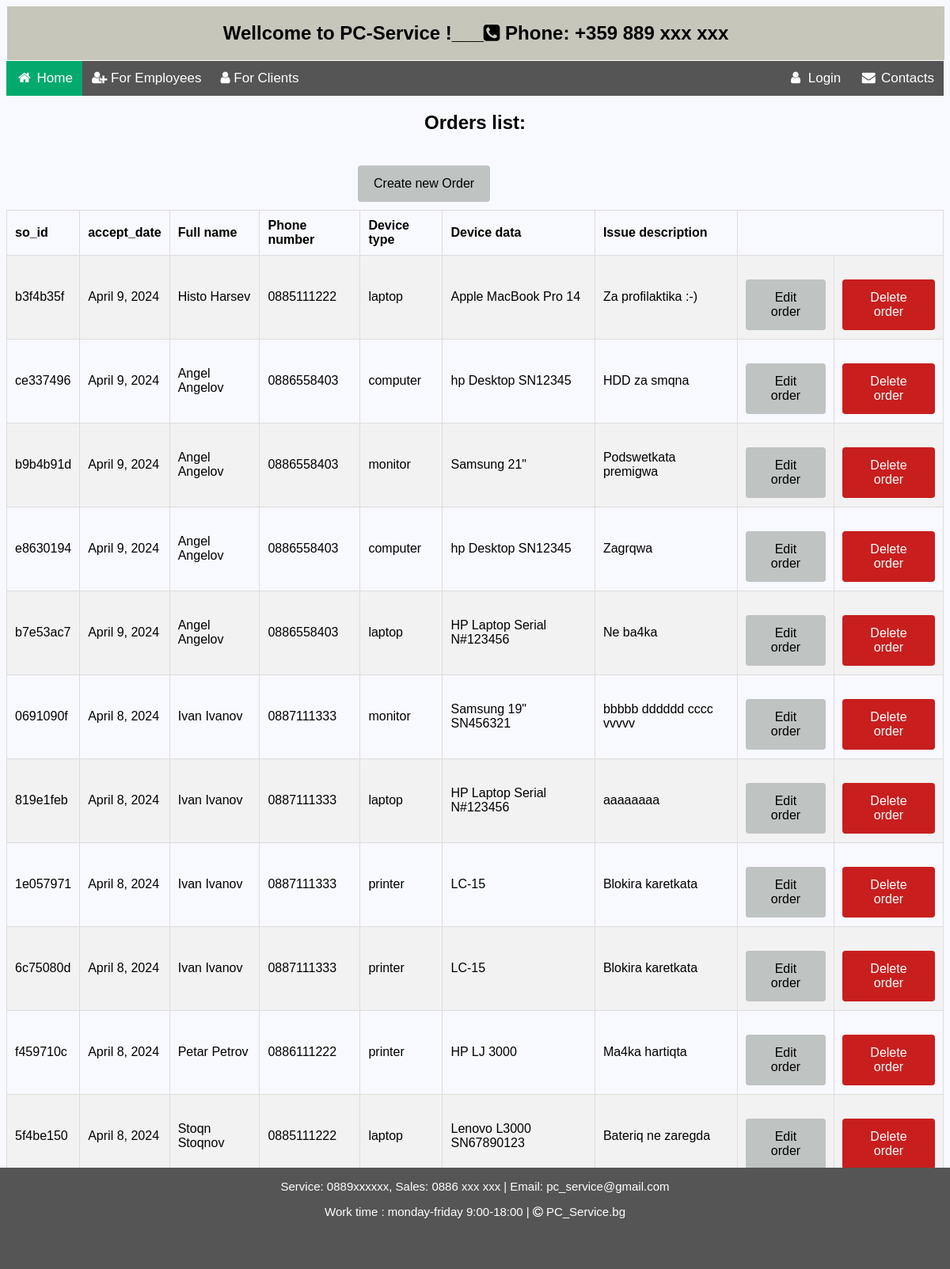
Screenshot of /reception/orders-list/ with the database file from the repository.
### sm_system/reception/models.py (models this page shows, shortened)
class ServiceOrder(models.Model):
    ORDER_STATUS = (
        ('open', 'Open'),
        ('in_progress', 'In progress'),
        ('completed', 'Completed'),
        ('closed', 'Closed')
    )
    DEVICE_TYPE = (
        ('computer', 'Computer'),
        ('laptop', 'Laptop'),
        ('monitor', 'Monitor'),
        ('printer', 'Printer')
    )
    SK_MAX_LEN = 20
    DEVICE_TYPE_MAX_LEN = 20
    DEVICE_DATA_MAX_LEN = 200
    PRICE_MAX_LENGTH = 10
    ISSUE_MAX_LEN = 300
    RESOLUTION_MAX_LEN = 300
    STATUS_MAX_LEN = 20
    so_id = models.CharField(
        max_length=SK_MAX_LEN,
        unique=True,
        default=generate_unique_id,
        editable=False,
    )
    accept_date = models.DateField(
        blank=False,
        null=False,
        default=date.today,
    )
    close_date = models.DateField(
        blank=True,
        null=True,
        default=date.today
    )
    client = models.ForeignKey(Client, on_delete=models.DO_NOTHING, null=False, blank=False, default=last_client())
    technician = models.ForeignKey(SmsUser, on_delete=models.DO_NOTHING, null=True, blank=True)
    device_type = models.CharField(
        max_length=DEVICE_TYPE_MAX_LEN,
        choices=DEVICE_TYPE,
        null=False,
        blank=False,
    )
    device_data = models.CharField(
        max_length=DEVICE_DATA_MAX_LEN,
        null=False,
        blank=False,
    )
    issue_description = models.TextField(
        max_length=ISSUE_MAX_LEN,
    )
    status = models.CharField(
        max_length=STATUS_MAX_LEN,
        choices=ORDER_STATUS,
        default='Open',
    )
    class Meta:
        ordering = ('-pk',)

### sm_system/clients/models.py (models this page shows)
class Client(models.Model):
    use_in_migration = True
    FIRST_NAME_MIN_LEN = 2
    FIRST_NAME_MAX_LEN = 30
    LAST_NAME_MIN_LEN = 2
    LAST_NAME_MAX_LEN = 30
    PHONE_MAX_LENGTH = 12
    PHONE_MIN_LENGTH = 9
    email = models.EmailField(
        unique=True,
        validators={validators.EmailValidator},
        blank=True,
        null=True
    )
    first_name = models.CharField(
        max_length=FIRST_NAME_MAX_LEN,
        validators=(
            validators.MinLengthValidator(FIRST_NAME_MIN_LEN),
            is_letter_validator,
            first_char_capital_validator,
        ),
        blank=False,
        null=False,
    )
    last_name = models.CharField(
        max_length=LAST_NAME_MAX_LEN,
        validators=(
            validators.MinLengthValidator(LAST_NAME_MIN_LEN),
            is_letter_validator,
            first_char_capital_validator,
        ),
        blank=False,
        null=False,
    )
    phone_number = models.CharField(
        max_length=PHONE_MAX_LENGTH,
        validators=(
            validators.MinLengthValidator(PHONE_MIN_LENGTH),
            phone_validator,
        ),
        blank=False,
        null=False,
    )
    def __str__(self):
        return f'{self.first_name} {self.last_name}'
    class Meta:
        ordering = ('-pk',)

### sm_system/reception/views.py (the view)
# urls.py: path('orders-list/', OrdersListView.as_view(), name='orders_list'),
class OrdersListView(ListView):
    model = ServiceOrder
    template_name = 'reception/orders_list.html'
    def get_queryset(self):
        return super().get_queryset()

### templates/reception/orders_list.html
{% extends 'home_page.html' %}
{% load static %}
{% block content %}
<div class="info div "  >
    <h2 class="headers"> Orders list:</h2>
    <div class="center">
        <a href="{% url 'create_order'%}" class="button ">Create new Order</a>
    </div>
    <table class="table" style="width: 100%">
        <tr >
            <th>so_id</th>
            <th>accept_date</th>
            <th>Full name</th>
            <th>Phone number</th>
            <th>Device type</th>
            <th>Device data</th>
            <th>Issue description</th>
        </tr>
        {% for order in object_list %}
        <tr>
            <td>{{ order.so_id }}</td>
            <td>{{ order.accept_date }}</td>
            <td>{{ order.client }}</td>
            <td>{{ order.client.phone_number }}</td>
            <td>{{ order.device_type }}</td>
            <td>{{ order.device_data }}</td>
            <td>{{ order.issue_description }}</td>
            <td><a class="edit-button" href="{% url 'edit_order' pk=order.pk %}" >Edit order</a></td>
            <td><a class="edit-button" style="background-color: #c81e1e; color:white" href="{% url 'delete_order' pk=order.pk %}" >Delete order</a></td>
        </tr>
        {% empty %}
            <h2 class="center" >No records in Orders!</h2>
        {% endfor %}
    </table>
</div>
{% endblock %}

### static/css/main.css (style rules this page uses)
body { font-family: Arial, Helvetica, sans-serif;background-color: ghostwhite }

### static/css/forms.css (style rules this page uses)
.headers { text-align: center; }
.center { display: block; margin-left: auto; margin-right: auto; width: 30%; }
.info div { display: block; margin-left: auto; margin-right: auto; width: 25%; }
.info input[type=submit], .info a { background-color: #04AA6D; color: white; padding: 14px 20px; margin-top: 20px; margin-left: auto; margin-right: auto; border: none; border-radius: 4px; cursor: pointer; }
.info a { text-decoration: none; background-color: #bfc3c2; color: black; text-align: center; }
.table { border-collapse: collapse; border-spacing: 0; width: 80%; border: 1px solid #ddd; margin: auto; }
.table th, td { border: 1px solid #dddddd; text-align: left; padding: 10px; height: 40px; }
.table tr:nth-child(even) { background-color: #f2f2f2; }
.button { background-color: #bfc3c2; border: none; color: black; padding: 10px 10px; text-align: center; text-decoration: none; display: inline-block ; margin: 10px 30%; cursor: pointer; border-radius: 10px; }
.edit-button { background-color: #bfc3c2; border: none; color: black; padding: 1px 1px; text-decoration: none; display: inline-block ; margin: 1px 1px; cursor: pointer; border-radius: 2px; }

### static/css/search_form.css (style rules this page uses)
* { box-sizing: border-box; }

### rows the page displays
ServiceOrder: so_id "b3f4b35f", accept_date "April 9, 2024", client "Histo Harsev", client.phone_number "0885111222", device_type "laptop", device_data "Apple MacBook Pro 14", issue_description "Za profilaktika :-)"
ServiceOrder: so_id "ce337496", accept_date "April 9, 2024", client "Angel Angelov", client.phone_number "0886558403", device_type "computer", device_data "hp Desktop SN12345", issue_description "HDD za smqna"
ServiceOrder: so_id "b9b4b91d", accept_date "April 9, 2024", client "Angel Angelov", client.phone_number "0886558403", device_type "monitor", device_data "Samsung 21\"", issue_description "Podswetkata premigwa"
ServiceOrder: so_id "e8630194", accept_date "April 9, 2024", client "Angel Angelov", client.phone_number "0886558403", device_type "computer", device_data "hp Desktop SN12345", issue_description "Zagrqwa"
ServiceOrder: so_id "b7e53ac7", accept_date "April 9, 2024", client "Angel Angelov", client.phone_number "0886558403", device_type "laptop", device_data "HP Laptop Serial N#123456", issue_description "Ne ba4ka"
ServiceOrder: so_id "0691090f", accept_date "April 8, 2024", client "Ivan Ivanov", client.phone_number "0887111333", device_type "monitor", device_data "Samsung 19\" SN456321", issue_description "bbbbb dddddd cccc vvvvv"
ServiceOrder: so_id "819e1feb", accept_date "April 8, 2024", client "Ivan Ivanov", client.phone_number "0887111333", device_type "laptop", device_data "HP Laptop Serial N#123456", issue_description "aaaaaaaa"
ServiceOrder: so_id "1e057971", accept_date "April 8, 2024", client "Ivan Ivanov", client.phone_number "0887111333", device_type "printer", device_data "LC-15", issue_description "Blokira karetkata"
ServiceOrder: so_id "6c75080d", accept_date "April 8, 2024", client "Ivan Ivanov", client.phone_number "0887111333", device_type "printer", device_data "LC-15", issue_description "Blokira karetkata"
ServiceOrder: so_id "f459710c", accept_date "April 8, 2024", client "Petar Petrov", client.phone_number "0886111222", device_type "printer", device_data "HP LJ 3000", issue_description "Ma4ka hartiqta"
ServiceOrder: so_id "5f4be150", accept_date "April 8, 2024", client "Stoqn Stoqnov", client.phone_number "0885111222", device_type "laptop", device_data "Lenovo L3000 SN67890123", issue_description "Bateriq ne zaregda"
